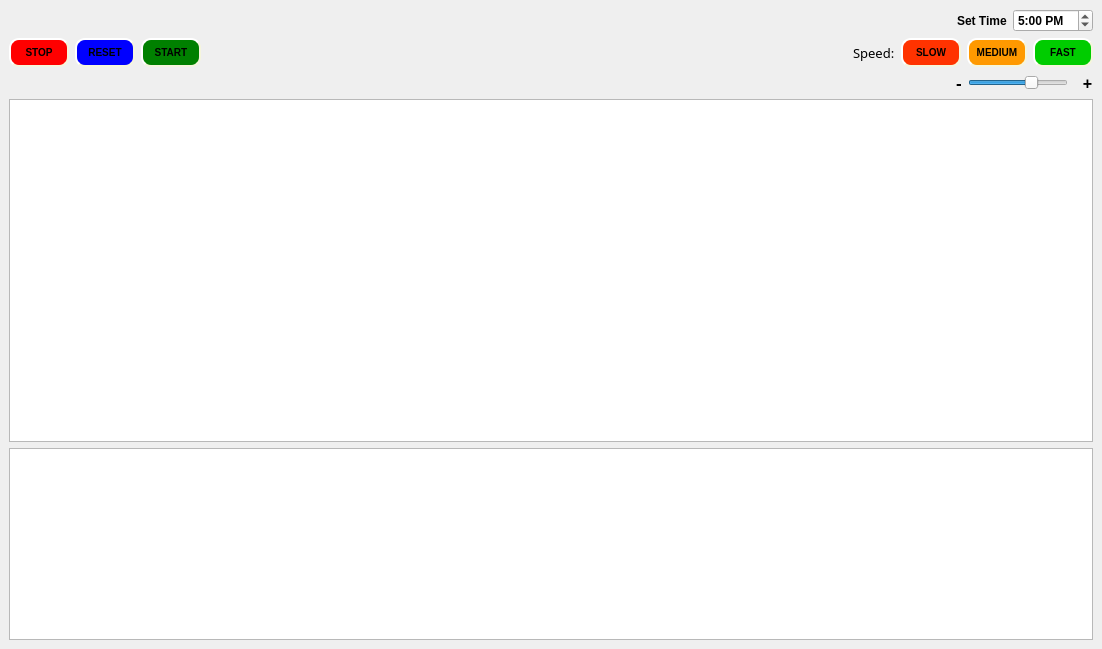
<?xml version="1.0" encoding="UTF-8"?>
<ui version="4.0">
 <class>MainWindow</class>
 <widget class="QMainWindow" name="MainWindow">
  <property name="enabled">
   <bool>true</bool>
  </property>
  <property name="geometry">
   <rect>
    <x>0</x>
    <y>0</y>
    <width>1102</width>
    <height>649</height>
   </rect>
  </property>
  <property name="sizePolicy">
   <sizepolicy hsizetype="Preferred" vsizetype="Preferred">
    <horstretch>0</horstretch>
    <verstretch>0</verstretch>
   </sizepolicy>
  </property>
  <property name="font">
   <font>
    <stylestrategy>PreferAntialias</stylestrategy>
   </font>
  </property>
  <property name="windowTitle">
   <string>icp</string>
  </property>
  <widget class="QWidget" name="centralwidget">
   <layout class="QGridLayout" name="gridLayout_2">
    <item row="7" column="0">
     <widget class="QGraphicsView" name="transportInfoView">
      <property name="sizePolicy">
       <sizepolicy hsizetype="Expanding" vsizetype="Fixed">
        <horstretch>0</horstretch>
        <verstretch>0</verstretch>
       </sizepolicy>
      </property>
      <property name="minimumSize">
       <size>
        <width>0</width>
        <height>150</height>
       </size>
      </property>
      <property name="maximumSize">
       <size>
        <width>16777215</width>
        <height>16777215</height>
       </size>
      </property>
     </widget>
    </item>
    <item row="6" column="0">
     <widget class="QGraphicsView" name="mapSceneView">
      <property name="sizePolicy">
       <sizepolicy hsizetype="Expanding" vsizetype="Expanding">
        <horstretch>0</horstretch>
        <verstretch>0</verstretch>
       </sizepolicy>
      </property>
      <property name="minimumSize">
       <size>
        <width>0</width>
        <height>0</height>
       </size>
      </property>
     </widget>
    </item>
    <item row="2" column="0">
     <layout class="QHBoxLayout" name="startStopLayout">
      <item>
       <widget class="QPushButton" name="stopButton">
        <property name="minimumSize">
         <size>
          <width>60</width>
          <height>0</height>
         </size>
        </property>
        <property name="maximumSize">
         <size>
          <width>70</width>
          <height>40</height>
         </size>
        </property>
        <property name="cursor">
         <cursorShape>OpenHandCursor</cursorShape>
        </property>
        <property name="styleSheet">
         <string notr="true">QPushButton#stopButton {
    background-color: red;
    border-style: outset;
    border-width: 2px;
    border-radius: 10px;
    border-color: beige;
    font: bold 10px;
    padding: 1px;
}
QPushButton#stopButton:pressed {
    background-color:#bfbfbf;
    border-style: inset;
}</string>
        </property>
        <property name="text">
         <string>STOP</string>
        </property>
       </widget>
      </item>
      <item>
       <widget class="QPushButton" name="resetButton">
        <property name="minimumSize">
         <size>
          <width>60</width>
          <height>0</height>
         </size>
        </property>
        <property name="maximumSize">
         <size>
          <width>60</width>
          <height>16777215</height>
         </size>
        </property>
        <property name="cursor">
         <cursorShape>OpenHandCursor</cursorShape>
        </property>
        <property name="styleSheet">
         <string notr="true">QPushButton#resetButton {
    background-color: blue;
    border-style: outset;
    border-width: 2px;
    border-radius: 10px;
    border-color: beige;
    font: bold 10px;
    padding: 6px;
}
QPushButton#resetButton:pressed {
    background-color: #bfbfbf;
    border-style: inset;
}</string>
        </property>
        <property name="text">
         <string>RESET</string>
        </property>
       </widget>
      </item>
      <item>
       <widget class="QPushButton" name="startButton">
        <property name="minimumSize">
         <size>
          <width>60</width>
          <height>0</height>
         </size>
        </property>
        <property name="maximumSize">
         <size>
          <width>60</width>
          <height>16777215</height>
         </size>
        </property>
        <property name="cursor">
         <cursorShape>OpenHandCursor</cursorShape>
        </property>
        <property name="styleSheet">
         <string notr="true">QPushButton#startButton {
    background-color: green;
    border-style: outset;
    border-width: 2px;
    border-radius: 10px;
    border-color: beige;
    font: bold 10px;
    padding: 6px;
}
QPushButton#startButton:pressed {
    background-color: #bfbfbf;
    border-style: inset;
}</string>
        </property>
        <property name="text">
         <string>START</string>
        </property>
       </widget>
      </item>
      <item>
       <spacer name="startStopSpacer">
        <property name="orientation">
         <enum>Qt::Horizontal</enum>
        </property>
        <property name="sizeHint" stdset="0">
         <size>
          <width>40</width>
          <height>20</height>
         </size>
        </property>
       </spacer>
      </item>
      <item>
       <widget class="QLabel" name="TimeSpeedLabel">
        <property name="font">
         <font>
          <family>Montserrat SemiBold</family>
          <pointsize>10</pointsize>
          <stylestrategy>PreferAntialias</stylestrategy>
         </font>
        </property>
        <property name="text">
         <string>Speed:</string>
        </property>
       </widget>
      </item>
      <item>
       <widget class="QPushButton" name="slowSpeedButton">
        <property name="minimumSize">
         <size>
          <width>60</width>
          <height>0</height>
         </size>
        </property>
        <property name="maximumSize">
         <size>
          <width>60</width>
          <height>16777215</height>
         </size>
        </property>
        <property name="cursor">
         <cursorShape>OpenHandCursor</cursorShape>
        </property>
        <property name="styleSheet">
         <string notr="true">QPushButton#slowSpeedButton {
    background-color: #ff3300;
    border-style: outset;
    border-width: 2px;
    border-radius: 10px;
    border-color: beige;
    font: bold 10px;
    padding: 6px;
}
QPushButton#slowSpeedButton:pressed {
    background-color: #bfbfbf;
    border-style: inset;
}</string>
        </property>
        <property name="text">
         <string>SLOW</string>
        </property>
       </widget>
      </item>
      <item>
       <widget class="QPushButton" name="mediumSpeedButton">
        <property name="minimumSize">
         <size>
          <width>60</width>
          <height>0</height>
         </size>
        </property>
        <property name="maximumSize">
         <size>
          <width>60</width>
          <height>16777215</height>
         </size>
        </property>
        <property name="cursor">
         <cursorShape>OpenHandCursor</cursorShape>
        </property>
        <property name="styleSheet">
         <string notr="true">QPushButton#mediumSpeedButton {
    background-color: #ff9900;
    border-style: outset;
    border-width: 2px;
    border-radius: 10px;
    border-color: beige;
    font: bold 10px;
    padding: 6px;
}
QPushButton#mediumSpeedButton:pressed {
    background-color: #bfbfbf;
    border-style: inset;
}</string>
        </property>
        <property name="text">
         <string>MEDIUM</string>
        </property>
       </widget>
      </item>
      <item>
       <widget class="QPushButton" name="fastSpeedButton">
        <property name="minimumSize">
         <size>
          <width>60</width>
          <height>0</height>
         </size>
        </property>
        <property name="maximumSize">
         <size>
          <width>60</width>
          <height>16777215</height>
         </size>
        </property>
        <property name="cursor">
         <cursorShape>OpenHandCursor</cursorShape>
        </property>
        <property name="styleSheet">
         <string notr="true">QPushButton#fastSpeedButton {
    background-color: #00cc00;
    border-style: outset;
    border-width: 2px;
    border-radius: 10px;
    border-color: beige;
    font: bold 10px;
    padding: 6px;
}
QPushButton#fastSpeedButton:pressed {
    background-color: #bfbfbf;
    border-style: inset;
}</string>
        </property>
        <property name="text">
         <string>FAST</string>
        </property>
       </widget>
      </item>
     </layout>
    </item>
    <item row="4" column="0">
     <layout class="QHBoxLayout" name="zoomLayout">
      <item>
       <spacer name="horizontalSpacer">
        <property name="orientation">
         <enum>Qt::Horizontal</enum>
        </property>
        <property name="sizeHint" stdset="0">
         <size>
          <width>40</width>
          <height>20</height>
         </size>
        </property>
       </spacer>
      </item>
      <item>
       <widget class="QLabel" name="ZoomOutLabel">
        <property name="font">
         <font>
          <pointsize>13</pointsize>
          <weight>75</weight>
          <bold>true</bold>
         </font>
        </property>
        <property name="text">
         <string>-</string>
        </property>
       </widget>
      </item>
      <item>
       <widget class="QSlider" name="ZoomSlider">
        <property name="sizePolicy">
         <sizepolicy hsizetype="Fixed" vsizetype="Fixed">
          <horstretch>18</horstretch>
          <verstretch>29</verstretch>
         </sizepolicy>
        </property>
        <property name="maximumSize">
         <size>
          <width>100</width>
          <height>16777215</height>
         </size>
        </property>
        <property name="cursor">
         <cursorShape>SizeAllCursor</cursorShape>
        </property>
        <property name="minimum">
         <number>1</number>
        </property>
        <property name="maximum">
         <number>30</number>
        </property>
        <property name="pageStep">
         <number>1</number>
        </property>
        <property name="value">
         <number>20</number>
        </property>
        <property name="sliderPosition">
         <number>20</number>
        </property>
        <property name="orientation">
         <enum>Qt::Horizontal</enum>
        </property>
       </widget>
      </item>
      <item>
       <widget class="QLabel" name="ZoomInLabel">
        <property name="font">
         <font>
          <pointsize>12</pointsize>
          <weight>75</weight>
          <bold>true</bold>
         </font>
        </property>
        <property name="text">
         <string>  +</string>
        </property>
       </widget>
      </item>
     </layout>
    </item>
    <item row="1" column="0">
     <layout class="QHBoxLayout" name="timeLayout">
      <item>
       <widget class="QLabel" name="timeLabel">
        <property name="font">
         <font>
          <weight>75</weight>
          <bold>true</bold>
          <stylestrategy>PreferAntialias</stylestrategy>
         </font>
        </property>
        <property name="text">
         <string/>
        </property>
       </widget>
      </item>
      <item>
       <spacer name="zoomSpacer">
        <property name="orientation">
         <enum>Qt::Horizontal</enum>
        </property>
        <property name="sizeType">
         <enum>QSizePolicy::Expanding</enum>
        </property>
        <property name="sizeHint" stdset="0">
         <size>
          <width>500</width>
          <height>20</height>
         </size>
        </property>
       </spacer>
      </item>
      <item>
       <widget class="QLabel" name="setTimeLabel">
        <property name="font">
         <font>
          <weight>75</weight>
          <bold>true</bold>
         </font>
        </property>
        <property name="text">
         <string>Set Time</string>
        </property>
       </widget>
      </item>
      <item>
       <widget class="QTimeEdit" name="timeEdit">
        <property name="maximumSize">
         <size>
          <width>100</width>
          <height>16777215</height>
         </size>
        </property>
        <property name="font">
         <font>
          <weight>75</weight>
          <bold>true</bold>
          <stylestrategy>PreferAntialias</stylestrategy>
         </font>
        </property>
        <property name="cursor">
         <cursorShape>IBeamCursor</cursorShape>
        </property>
        <property name="displayFormat">
         <string>h:mm AP</string>
        </property>
        <property name="time">
         <time>
          <hour>17</hour>
          <minute>0</minute>
          <second>0</second>
         </time>
        </property>
       </widget>
      </item>
     </layout>
    </item>
   </layout>
  </widget>
  <action name="actionSet_Traffic_Level">
   <property name="text">
    <string>Set Traffic Level</string>
   </property>
  </action>
 </widget>
 <resources/>
 <connections/>
</ui>
